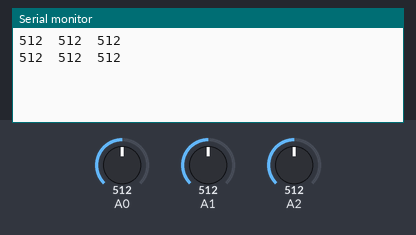
A sketch run on a simulated Arduino Uno, built with avr-gcc and run on an emulated ATmega328P. On the bench: the last lines printed to the serial monitor. The inputs (shaded band) are chosen by the test bench; at power-on: A0 = 512, A1 = 512, A2 = 512.

Above: at 1.8 s.
1.9 s: A0 set to 716
At 2.8 s:
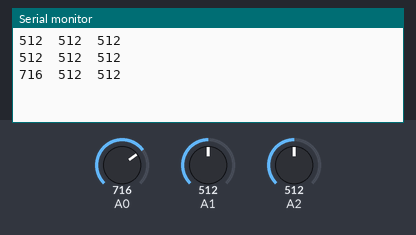
3.4 s: A1 set to 716
At 4.7 s:
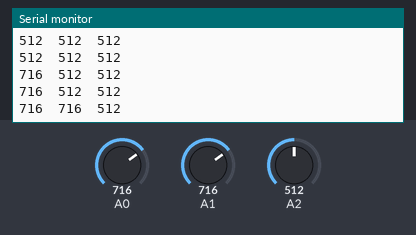
4.9 s: A2 set to 716
At 5.7 s:
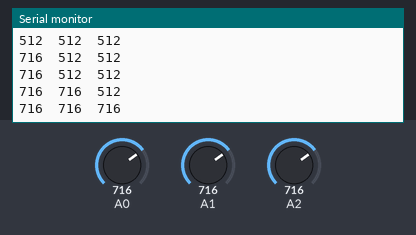
6.4 s: A0 set to 900
At 7.3 s:
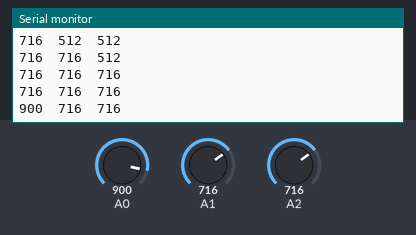
7.9 s: A1 set to 900
At 8.8 s:
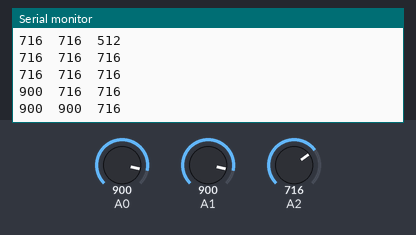
9.4 s: A2 set to 900
At 10.8 s:
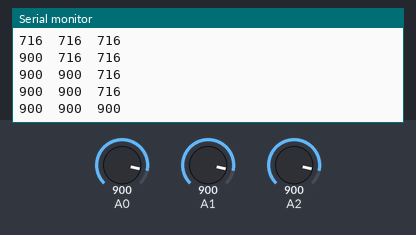
Timing chart, 0 to 11.9 s (numbered marks = the images above; inputs shaded):
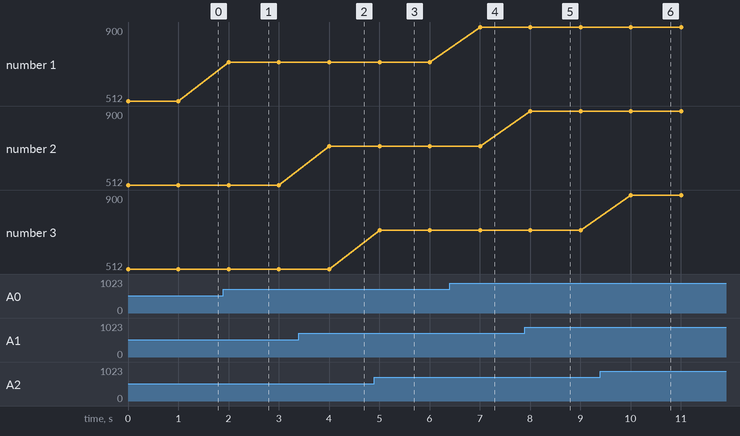

Measured:
- after the input at 1.9 s, the serial monitor: prints a new line after 0.10 s (image 1)
- after the input at 3.4 s, the serial monitor: prints a new line after 0.60 s (image 2)
- after the input at 4.9 s, the serial monitor: prints a new line after 0.10 s (image 3)
- after the input at 6.4 s, the serial monitor: prints a new line after 0.61 s (image 4)
- after the input at 7.9 s, the serial monitor: prints a new line after 0.11 s (image 5)
- after the input at 9.4 s, the serial monitor: prints a new line after 0.61 s (image 6)
- plotted number 1: 512 → 716 after the input at 1.9 s, 716 → 900 after the input at 6.4 s

The sketch:

mems_accelerometer.ino
```cpp
int x;
int y;
int z;
//accelerometer/angle sensor
void setup() {
  Serial.begin(9600);
}

void loop() {
 x = analogRead(A0);
 y = analogRead(A1);
 z = analogRead(A2);
Serial.print(x);
//delay(1000);
Serial.print("\t");
Serial.print(y);
//delay(1000);
Serial.print("\t");
Serial.println(z);
delay(1000);
}
```
